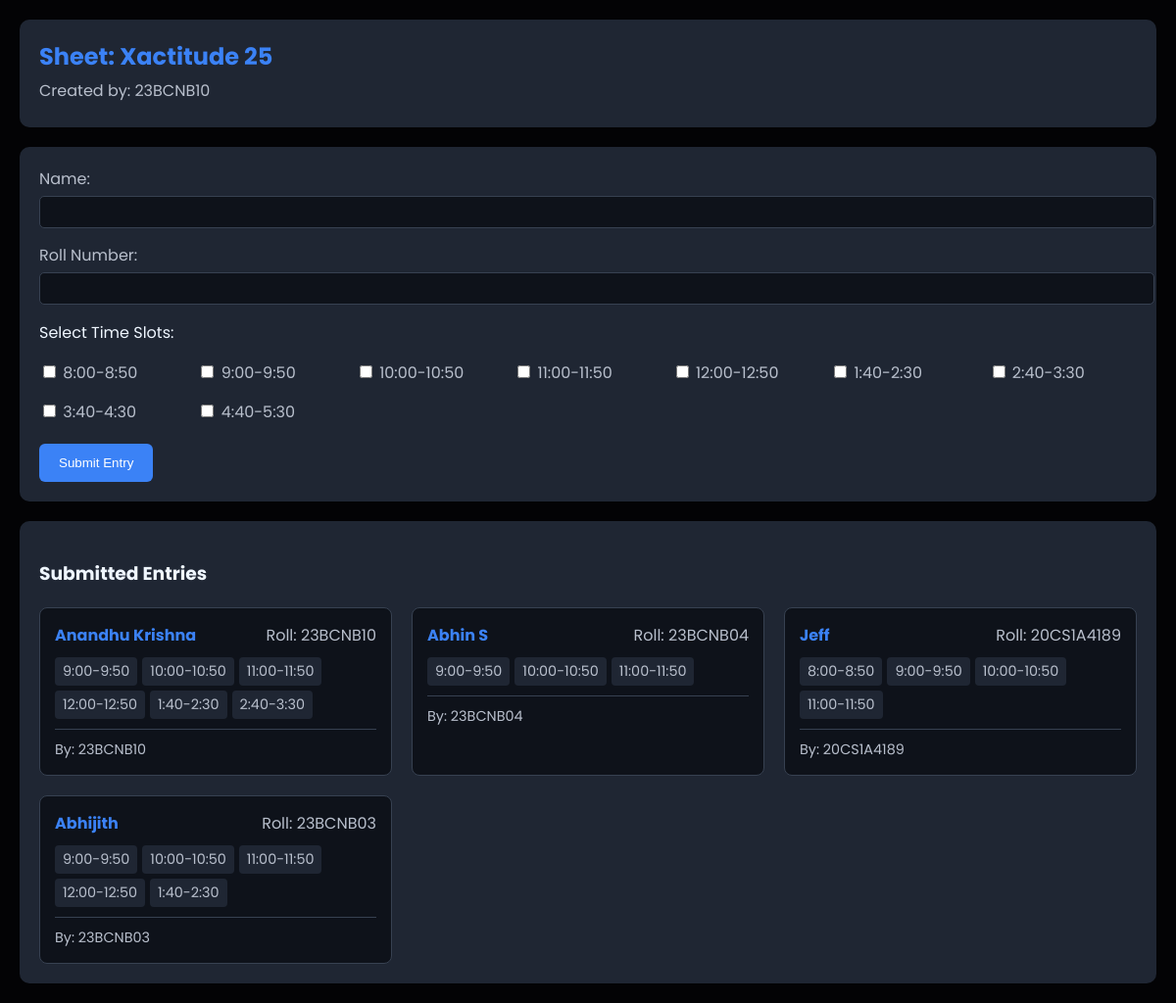
The app's page /sheet/1 (signed in) with its own data.
### tables this page shows
CREATE TABLE sheets (
            id INTEGER PRIMARY KEY AUTOINCREMENT,
            sheet_name TEXT NOT NULL,
            creator TEXT NOT NULL
        );

CREATE TABLE entries (
            id INTEGER PRIMARY KEY AUTOINCREMENT,
            sheet_id INTEGER NOT NULL,
            name TEXT NOT NULL,
            roll_number TEXT NOT NULL,
            time_slots TEXT NOT NULL,
            user TEXT NOT NULL
        );

### app.py (the view, shortened to what this page needs)
@app.route('/sheet/<int:sheet_id>', methods=['GET', 'POST'])
def sheet_detail(sheet_id):
    if 'username' not in session:
        flash('Please log in first!', 'warning')
        return redirect(url_for('login'))
    conn = sqlite3.connect('odms.db')
    c = conn.cursor()
    c.execute('SELECT sheet_name, creator FROM sheets WHERE id=?', (sheet_id,))
    row = c.fetchone()
    if not row:
        conn.close()
        flash('Sheet not found!', 'danger')
        return redirect(url_for('dashboard'))
    sheet_name, creator = row
    c.execute('SELECT id, name, roll_number, time_slots, user FROM entries WHERE sheet_id=?', (sheet_id,))
    entries = c.fetchall()
    conn.close()
    return render_template('sheet.html',
                           sheet_id=sheet_id,
                           sheet_name=sheet_name,
                           creator=creator,
                           entries=entries,
                           current_user=session['username'])

### templates/sheet.html (shortened to what this page needs)
<!DOCTYPE html>
<html lang="en">
<head>
    <link rel="stylesheet" href="{{ url_for('static', filename='sheet.css') }}">
</head>
<body>
    <div class="container">
        <header>
            <h2>Sheet: {{ sheet_name }}</h2>
            <p class="creator-info">Created by: {{ creator }}</p>
        </header>
        <form method="POST" class="entry-form">
            <div class="form-group">
                <label>Name:</label>
                <input type="text" name="name" required>
            </div>
            <div class="form-group">
                <label>Roll Number:</label>
                <input type="text" name="roll_number" required>
            </div>
            <div class="form-group">
                <p>Select Time Slots:</p>
                <div class="time-slots">
                    {% for slot in ["8:00-8:50","9:00-9:50","10:00-10:50","11:00-11:50","12:00-12:50","1:40-2:30","2:40-3:30","3:40-4:30","4:40-5:30"] %}
                    <label class="slot-label">
                        <input type="checkbox" name="time_slots" value="{{ slot }}">
                        <span>{{ slot }}</span>
                    </label>
                    {% endfor %}
                </div>
            </div>
            <button type="submit" class="submit-btn">Submit Entry</button>
        </form>
        <div class="entries-section">
            <h3>Submitted Entries</h3>
            <div class="entries-grid">
                {% for entry_id, name, roll, slots, user in entries %}
                <div class="entry-card">
                    <div class="entry-header">
                        <h4>{{ name }}</h4>
                        <span class="roll-number">Roll: {{ roll }}</span>
                    </div>
                    <div class="time-slots-display">
                        {% for slot in slots.split(',') %}
                        <span class="slot-tag">{{ slot }}</span>
                        {% endfor %}
                    </div>
                    <div class="entry-footer">
                        <span class="submitted-by">By: {{ user }}</span>
                    </div>
                </div>
                {% endfor %}
            </div>
        </div>
    </div>
</body>
</html>

### static/sheet.css (style rules this page uses)
body { background-color: #030305; color: #EFF6FF; font-family: 'Poppins', sans-serif; margin: 0; padding: 20px; }
.container { max-width: 1200px; margin: 0 auto; }
header { background-color: #1F2633; padding: 20px; border-radius: 10px; margin-bottom: 20px; }
header h2 { color: #3B82F6; margin: 0; }
.creator-info { color: #B8BFCC; margin: 5px 0; }
.entry-form { background-color: #1F2633; padding: 20px; border-radius: 10px; margin-bottom: 20px; }
.form-group { margin-bottom: 15px; }
.form-group label { display: block; margin-bottom: 5px; color: #B8BFCC; }
input[type="text"] { width: 100%; padding: 8px; border-radius: 5px; border: 1px solid #374151; background-color: #0E121A; color: #EFF6FF; }
.time-slots { display: grid; grid-template-columns: repeat(auto-fill, minmax(150px, 1fr)); gap: 10px; }
.slot-label { display: flex; align-items: center; color: #B8BFCC; }
.submit-btn { background-color: #3B82F6; color: white; border: none; padding: 10px 20px; border-radius: 5px; cursor: pointer; }
.entries-section { background-color: #1F2633; padding: 20px; border-radius: 10px; }
.entries-grid { display: grid; grid-template-columns: repeat(auto-fill, minmax(300px, 1fr)); gap: 20px; margin-top: 20px; }
.entry-card { background-color: #0E121A; padding: 15px; border-radius: 8px; border: 1px solid #374151; }
.entry-header { display: flex; justify-content: space-between; align-items: center; margin-bottom: 10px; }
.entry-header h4 { margin: 0; color: #3B82F6; }
.roll-number { color: #B8BFCC; }
.time-slots-display { display: flex; flex-wrap: wrap; gap: 5px; margin-bottom: 10px; }
.slot-tag { background-color: #1F2633; color: #B8BFCC; padding: 4px 8px; border-radius: 4px; font-size: 0.9em; }
.entry-footer { display: flex; justify-content: space-between; align-items: center; margin-top: 10px; padding-top: 10px; border-top: 1px solid #374151; }
.submitted-by { color: #B8BFCC; font-size: 0.9em; }
.submit-btn { background-color: #3B82F6; color: white; border: none; padding: 12px 20px; border-radius: 6px; cursor: pointer; font-weight: 500; transition: background-color 0.2s; }

### records on screen
sheets: sheet_name "Xactitude 25", creator "23BCNB10"
entries: name "Anandhu Krishna", roll_number "23BCNB10", slot "9:00-9:50" "10:00-10:50" "11:00-11:50" "12:00-12:50" "1:40-2:30" "2:40-3:30", user "23BCNB10"
entries: name "Abhin S", roll_number "23BCNB04", slot "9:00-9:50" "10:00-10:50" "11:00-11:50", user "23BCNB04"
entries: name "Jeff", roll_number "20CS1A4189", slot "8:00-8:50" "9:00-9:50" "10:00-10:50" "11:00-11:50", user "20CS1A4189"
entries: name "Abhijith", roll_number "23BCNB03", slot "9:00-9:50" "10:00-10:50" "11:00-11:50" "12:00-12:50" "1:40-2:30", user "23BCNB03"

### other values on screen
{{ slot }} "8:00-8:50" "9:00-9:50" "10:00-10:50" "11:00-11:50" "12:00-12:50" "1:40-2:30" "2:40-3:30" "3:40-4:30" "4:40-5:30"
